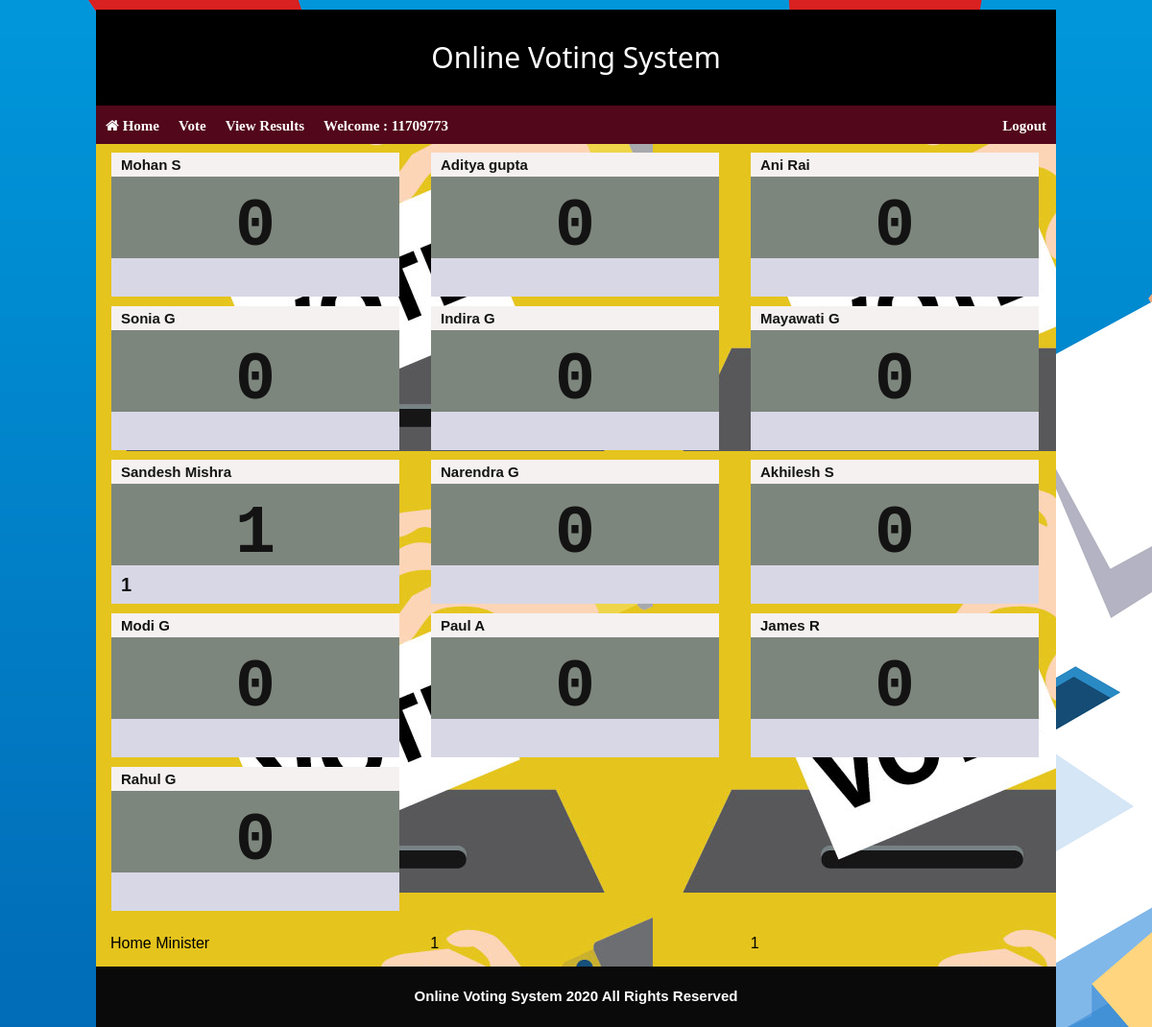
Screenshot of /onlinevotingsystem.php?ViewResults (signed in) with the database file from the repository.
### tables this page shows
CREATE TABLE `members` (
  `id` int(11) NOT NULL,
  `first_name` varchar(20) NOT NULL,
  `last_name` varchar(20) NOT NULL,
  `regno` varchar(20) NOT NULL,
  `email` varchar(20) NOT NULL,
  `password` varchar(20) NOT NULL
);

CREATE TABLE `candidates` (
  `candidate_id` int(11) NOT NULL,
  `first_name` varchar(20) NOT NULL,
  `last_name` varchar(20) NOT NULL,
  `email` varchar(20) NOT NULL,
  `password` varchar(20) NOT NULL,
  `position` varchar(20) NOT NULL
);

CREATE TABLE `votes` (
  `votes_id` int(11) NOT NULL,
  `Position` varchar(20) NOT NULL,
  `candidate_id` int(11) NOT NULL,
  `regno` varchar(20) NOT NULL,
  `votesnumber` int(11) NOT NULL
);

### ViewResults.php (the view, shortened to what this page needs)
<div class="viewstudentsvotesresults">
<?php
include("databaseconnect.php");
$selpost = "SELECT * FROM `candidates`  ORDER BY `Position` ASC ";
$querypost = mysqli_query($connect, $selpost);
while($rowpost = mysqli_fetch_array($querypost)){
	$candidate_id = $rowpost['candidate_id'];
	$first_name = $rowpost['first_name'];
	$last_name = $rowpost['last_name'];
					$selpost = "SELECT * FROM `votes` WHERE `candidate_id` = '$candidate_id' ";
					$querycand = mysqli_query($connect, $selpost);
									$rowcand = mysqli_fetch_assoc($querycand);
									$Position = isset($rowcand['Position']);
											$results = "SELECT count(votesnumber) as votesresults FROM `votes` WHERE `candidate_id`  = '$candidate_id' ";
											$queryresults = mysqli_query($connect, $results);
											if($queryresults) {
											while($rowresults = mysqli_fetch_assoc($queryresults)){
											$res = $rowresults['votesresults'];
											}
											}	else {
											echo "error";
											}
									echo '<div id="resultsperperson">
									<div id="resultsperpersonhead">'.
									$first_name.' '. $last_name
									.'</div>
									<div id="resultsperpersoncotent">
									'.$res.'
									</div>
									<div id="resultsperpersonfooter">
									'.$Position.'
									</div>
									</div>';
}
?>
<?php
 		include("databaseconnect.php");
		$sqlQuery = "SELECT * FROM `votes` ";
		$qryCandidate = mysqli_query($connect, $sqlQuery);
		while($resultsqry=mysqli_fetch_array($qryCandidate)){
			$Position = $resultsqry['Position'];
			$candidate_id = $resultsqry['candidate_id'];
			$votescasted = $resultsqry['votesnumber'];
            echo "<table >
			<tr>
	        	<td> $Position </td><td>$candidate_id </td><td>$votescasted </td>
	        </tr>
	        <tr>
	        </tr>
	        </table>";
		}
?>
</div>

### onlinevotingsystem.php (shortened to what this page needs)
<!DOCTYPE>
<head>
	<html>
	<link rel="stylesheet" href="style.css" type="text/css" />
	<link rel="stylesheet" href="w3.css" type="text/css" />
	<link rel="stylesheet" href="font-awesome-4.7.0/css/font-awesome.css" type="text/css" />
	</head>
	<body>
<div id="container">
<div class="header">
		<h2>Online Voting System</h2>
	</div>
<nav>
	<div class="navigation">
<ul>
	<li><a href="onlinevotingsystem.php"><i class="fa fa-home" aria-hidden="true"></i> Home</a></li>
	<li><a href="onlinevotingsystem.php?onlinevotingsystemvote">Vote</a></li>
    <li><a href="onlinevotingsystem.php?ViewResults"> View Results</a></li>
<li>	<a hre="#">
<div class="welcom">
 Welcome :
	<?php
include("databaseconnect.php");
if(isset($_SESSION['regno'])) {
$regnosess = $_SESSION['regno'];
	$sql = "SELECT * FROM `members` WHERE `regno` = '$regnosess' ";
    $qry = mysqli_query($connect, $sql);
    $row = mysqli_fetch_assoc($qry);
    $regnumber = $row['regno'];
    echo $regnumber ;
}
    ?>
</div></a>
</li>
	<li><a href="logout.php">Logout</a></li>
</ul>
</div>
	</nav>
<?php
if(isset($_GET['onlinevotingsystemvote'])) {
	include("onlinevotingsystemvote.php");
} else if(isset($_GET['ViewResults'])) {
	include("ViewResults.php");
}
?>
<footer>
	<p>Online Voting System <?php echo Date('Y'); ?> All Rights Reserved</p>
</footer>
</div>
	</body>
	</html>

### style.css (style rules this page uses)
* { margin:0; padding: 0; }
body { background-image:url("images/vote.jpg") }
#container { background-image:url("images/vote1.jpg"); background-color:black; width:1000px; margin-left: auto; margin-right: auto; height: auto; }
.fa-home { color:#ffffff; }
.header { height:100px; width:auto; background-color:black; color:#ffffff; font-weight: bold; }
.header h2 { line-height: 100px; text-align: center; }
.navigation ul { list-style-type: none; padding: 0; margin: 0; }
.navigation ul li { float: left; }
.navigation ul li:last-child { float: right; }
.navigation { width: 100%; height: 40px; background-color: #52071a; }
.navigation ul li a { display: inline-block; padding: 10px; color: #ffffff; text-decoration: none; font-weight: bold; font-family: verdana; font-size: 15px; vertical-align: center; }
footer { background-color: #0a0a0a; padding:20px; text-align: center; color:#ffffff; font-weight: bold; clear: both; }
.welcom { float: right; }
.viewstudentsvotesresults { clear: both; }
table, td { border: 1px solid black; width: 100%; }
td { padding: 15px; width: 100px; }
table { border-collapse: collapse; }
#resultsperperson { height:150px; width:300px; background-color:#7d867d; margin-right:17px; margin-left:16px; margin-bottom:10px; display:inline-block; position:relative; color:rgb(20, 19, 19); font-weight:bold; }
#resultsperpersonhead { height:25px; line-height:25px; padding-left:10px; width:300px; background-color:#f5f1f1; }
#resultsperpersoncotent { text-align:center; font-family:courier; font-size:70px; vertical-align:center; }
#resultsperpersonfooter { height:40px; line-height:40px; padding-left:10px; width:300px; font-size:20px; background-color:#d8d7e6; position:absolute; bottom:0px; }

### w3.css (style rules this page uses)
html { -ms-text-size-adjust:100%;-webkit-text-size-adjust:100% }
body { margin:0 }
article,aside,details,figcaption,figure,footer,header,hgroup,main,menu,nav,section,summary { display:block }
a { background-color:transparent }
html,body { font-family:Verdana,sans-serif;font-size:15px;line-height:1.5 }
html { overflow-x:hidden }
h1,h2,h3,h4,h5,h6,.w3-slim,.w3-wide { font-family:"Segoe UI",Arial,sans-serif }
h2 { font-size:30px }
h1,h2,h3,h4,h5,h6 { font-weight:400;margin:10px 0 }
a { color:inherit }
table { border-collapse:collapse;border-spacing:0;width:100%;display:table }
table,th,td { border:none }

### rows the page displays
members: regno "11709773"
candidates: first_name "Mohan", last_name "S", res "0"
candidates: first_name "Aditya", last_name "gupta", res "0"
candidates: first_name "Ani", last_name "Rai", res "0"
candidates: first_name "Sonia", last_name "G", res "0"
candidates: first_name "Indira", last_name "G", res "0"
candidates: first_name "Mayawati", last_name "G", res "0"
candidates: first_name "Sandesh", last_name "Mishra", res "1", votes.Position "1"
candidates: first_name "Narendra", last_name "G", res "0"
candidates: first_name "Akhilesh", last_name "S", res "0"
candidates: first_name "Modi", last_name "G", res "0"
candidates: first_name "Paul", last_name "A", res "0"
candidates: first_name "James", last_name "R", res "0"
candidates: first_name "Rahul", last_name "G", res "0"
votes: Position "Home Minister", candidate "1", votesnumber "1"

### other values shown
Date('Y') "2020"
